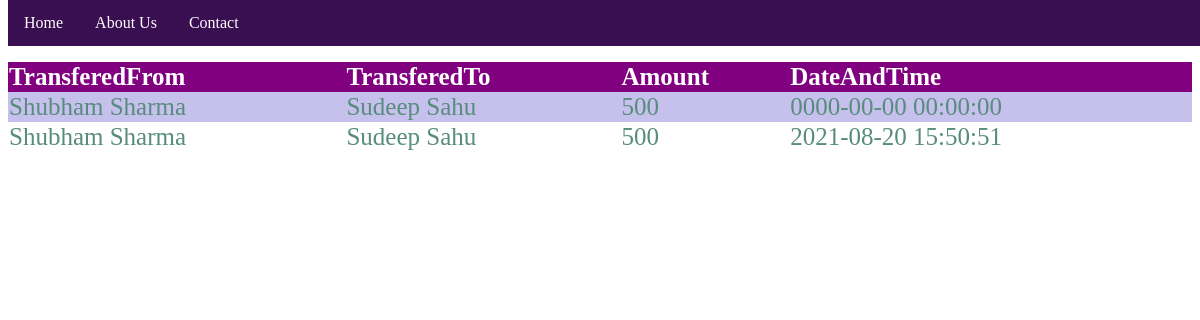
The page /transactionhistory.php on the database its author committed.
### tables this page shows
CREATE TABLE `transaction` (
  `sno` int(20) NOT NULL,
  `sender` varchar(30) NOT NULL,
  `receiver` varchar(30) NOT NULL,
  `balance` int(50) NOT NULL,
  `datetime` datetime NOT NULL DEFAULT current_timestamp()
);

### transactionhistory.php (the view, shortened to what this page needs)
<!DOCTYPE html>
<html>
<head>
<br><br><br>
</head>
<?php include "index.php";
$sql = "SELECT * FROM transaction";
$result = $conn->query($sql);
if ($result->num_rows > 0) {
  echo "<table>";
  echo "<tr>";
  echo "<th>TransferedFrom</th>";
  echo "<th>TransferedTo</th>";
  echo "<th>Amount</th>";
  echo "<th>DateAndTime</th>";
   echo "</tr>";
  while($row = $result->fetch_assoc()) {
    echo "<tr>";
    echo '<td>' .$row["sender"] ."</td>";
    echo '<td>' .$row["receiver"] ."</td>";
    echo '<td>' .$row["balance"] ."</td>";
    echo '<td>' .$row["datetime"] ."</td>";
    echo "</tr>";
  }
  echo "</table>";
} else {
  echo "0 results";
}
?>
</html>

### nav.css (style rules this page uses)
ul { list-style-type: none; margin: 0; padding: 0; overflow: hidden; background-color: rgba(55, 12, 80, 0.986); position: fixed; top: 0; width: 100%; }
.navbar li a { float: left; }
li a { display: block; color: white; text-align: center; padding: 14px 16px; text-decoration: none; }

### transactionhistory.php (style rules this page uses)
table { border-collapse: collapse; width: 100%; height: 100%; color: #588c7e; font-family: 'Times New Roman'; font-size: 25px; text-align: left; }
th { background-color: purple; color: white; }
tr:nth-child(even) { background-color: #C6C0EC }

### rows shown on the page
transaction: sender "Shubham Sharma", receiver "Sudeep Sahu", balance "500", datetime "0000-00-00 00:00:00"
transaction: sender "Shubham Sharma", receiver "Sudeep Sahu", balance "500", datetime "2021-08-20 15:50:51"
